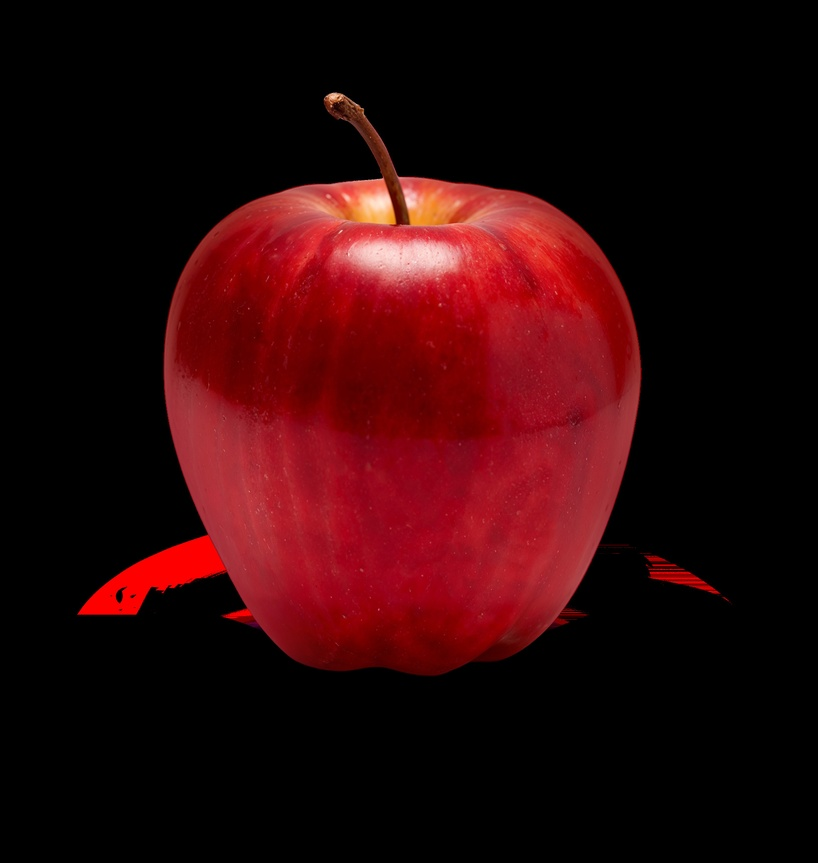
#> input picture image.jpg, 818 x 863 px, shrunk from 3328 x 3509 before the run
$ python power_law_Transforamtion.py
#> lines starting #> are read from the running program, lines starting #| are printed output that depends on the picture
import cv2
import numpy as np
import matplotlib.pyplot as plt

img = cv2.imread('image.jpg', cv2.IMREAD_GRAYSCALE) / 255.0
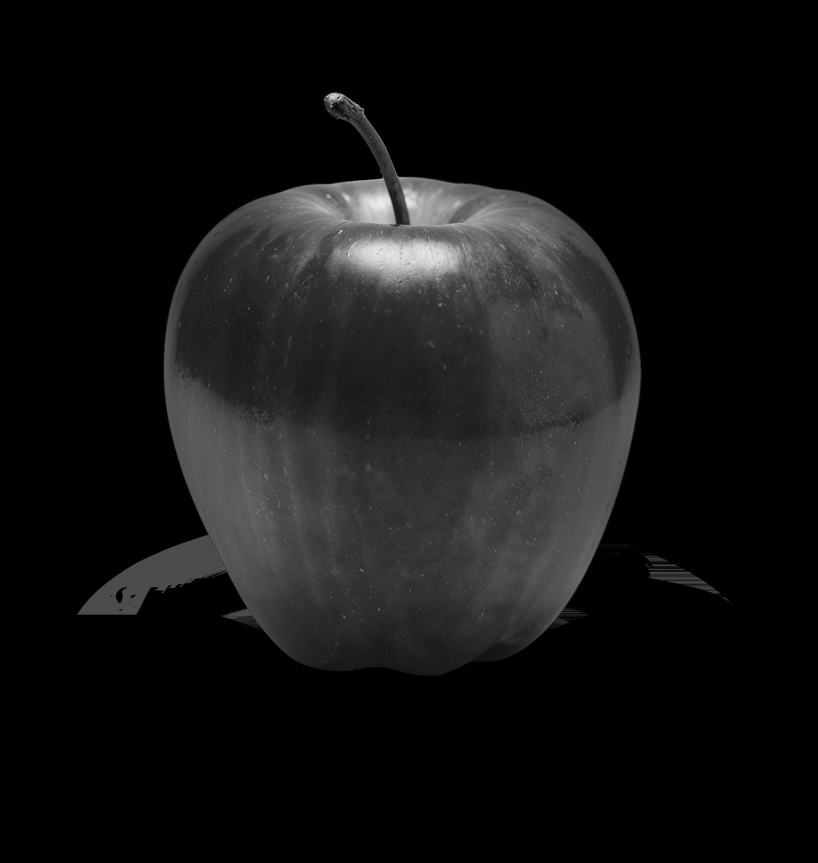
#> img: shape (863, 818) float64; min 0, max 0.933, mean 0.0725
gamma = 2.5
gamma_img = np.power(img, gamma)
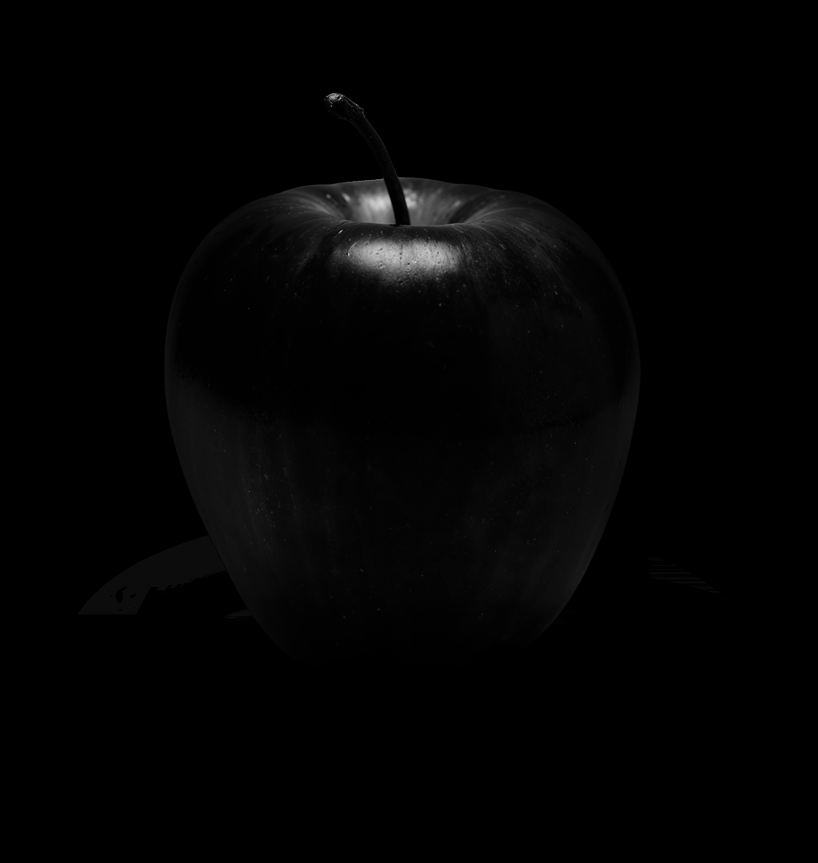
#> gamma_img: shape (863, 818) float64; min 0, max 0.842, mean 0.0142

plt.subplot(1,2,1), plt.imshow(img, cmap='gray'), plt.title("Original")
plt.subplot(1,2,2), plt.imshow(gamma_img, cmap='gray'), plt.title(f"Gamma (γ={gamma})")
plt.show()
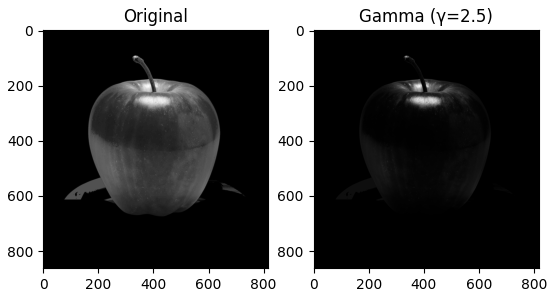
#> figure drawn by matplotlib, 2 panels
